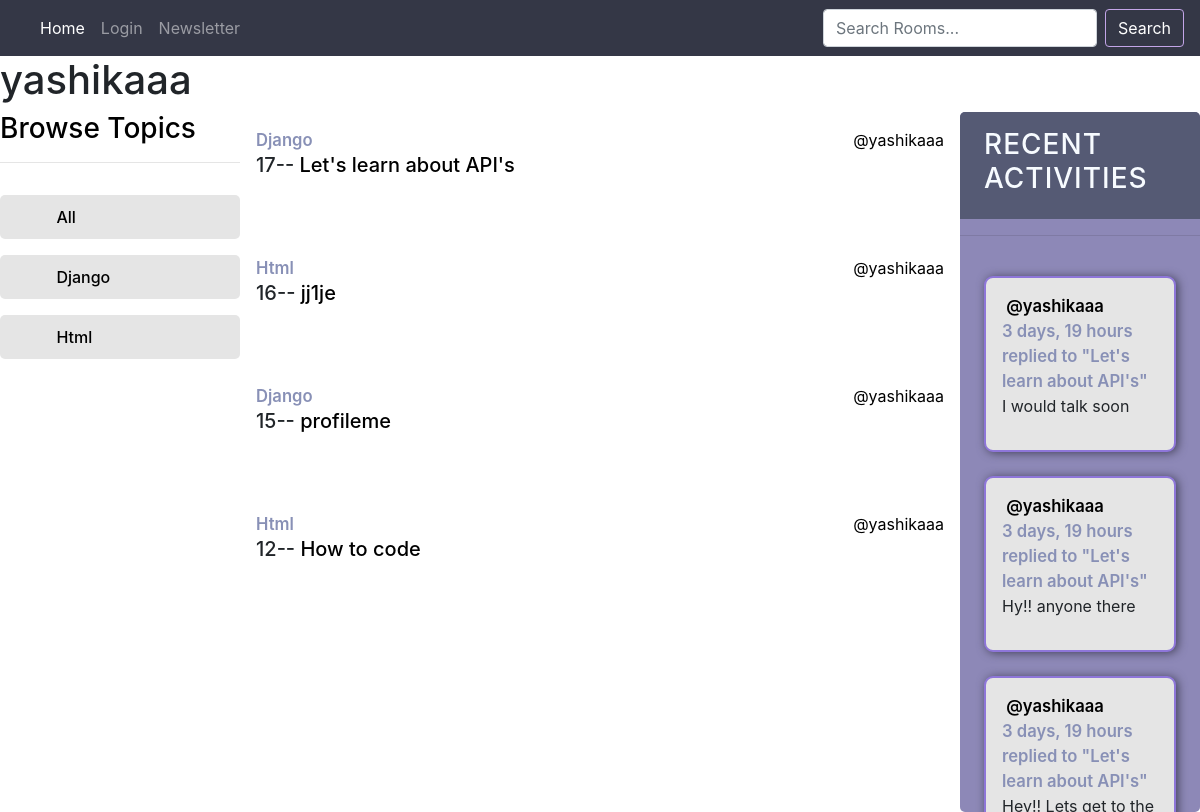
/profile/4, run on an earlier commit of the app's database.
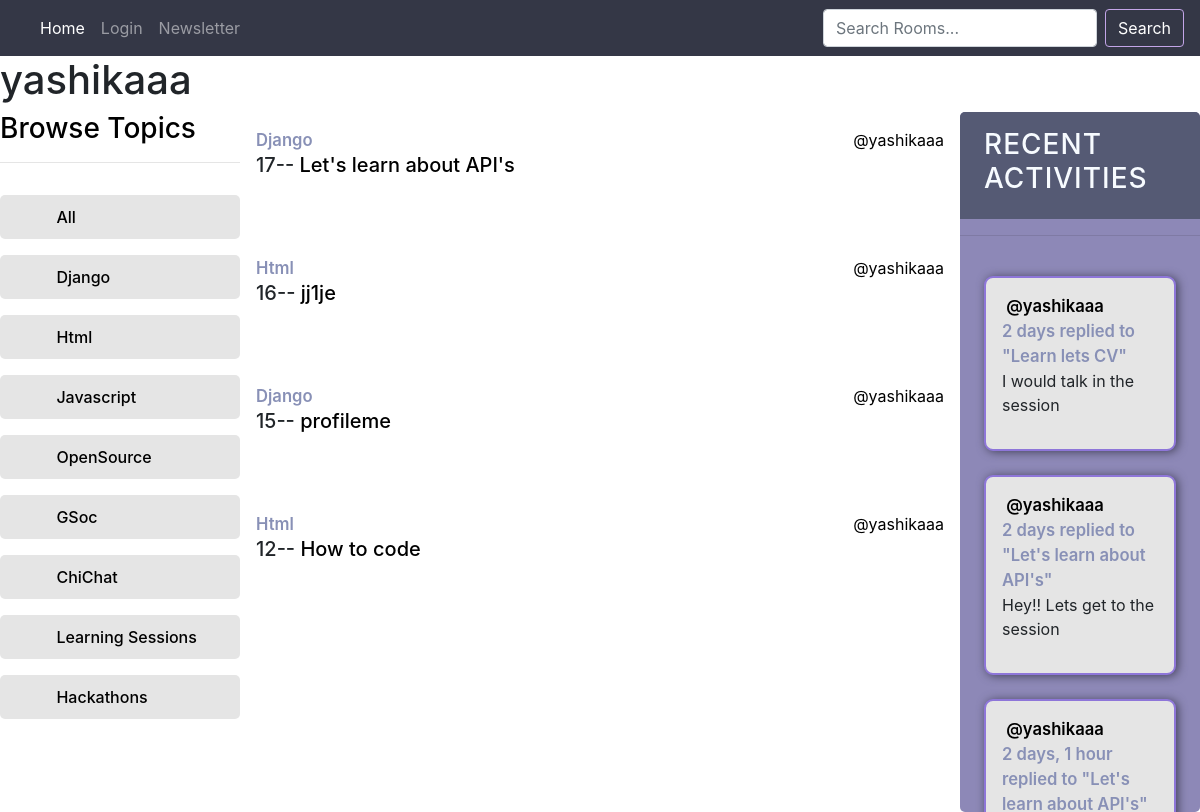
And on a later commit of the database.
### base/models.py (models this page shows, shortened)
class Topic(models.Model):
    name = models.CharField(max_length=200)

class Room(models.Model):
    host = models.ForeignKey(User, on_delete=models.SET_NULL, null = True)
    topic= models.ForeignKey(Topic, on_delete=models.SET_NULL, null = True)
    name = models.CharField(max_length=200)
    description = models.TextField(null = True, blank = True)
    participants = models.ManyToManyField(User, related_name='participants', blank=True)
    updated = models.DateTimeField(auto_now=True)
    created = models.DateTimeField(auto_now_add=True)
    class Meta:
        ordering =['-updated','-created']
    def __str__(self):
        return self.name

class Message(models.Model):
    user= models.ForeignKey(User, on_delete=models.CASCADE)
    room =models.ForeignKey(Room,on_delete=models.CASCADE)
    body = models.TextField()
    updated = models.DateTimeField(auto_now=True)
    created = models.DateTimeField(auto_now_add=True)
    class Meta:
        ordering =['-updated','-created']
    def __str__(self):
        return self.body[0:50]

### base/views.py (the view)
# urls.py: path('profile/<str:pk>',views.userProfile,name="user-profile"),
def userProfile(request,pk):
    user = User.objects.get(id =pk)
    rooms = user.room_set.all()
    room_messages = user.message_set.all()
    topics = Topic.objects.all()
    context={
        'user':user,
        'rooms':rooms,
        'room_messages':room_messages,
        'topics':topics
    }
    return render(request,'base/profile.html',context)

### base/templates/base/profile.html (shortened to what this page needs)
{% extends 'main.html'%}
{% block content %}
<h1>{{user.username}}</h1>
<div class="profile-container">
    <div>
        {% include  'base/topic_component.html' %}
    </div>
    <div>
        {% include 'base/feed_component.html' %}
    </div>
    <div>
        {% include 'base/activity_component.html' %}
    </div>
</div>
{% endblock %}

### base/templates/base/topic_component.html
<div class="topics__header">
    <h3>Browse Topics</h3>
    <hr>
</div>
<ul class="topics__list">
    <li>
        <a href="{% url 'home' %}"> <img style="width:2.9rem;" src="https://cdn3d.iconscout.com/3d/premium/thumb/right-arrow-3711690-3105412.png" alt=""> All</a>
    </li>
</ul>
{% for topic in topics %}
<ul class="topics__list">
    <li>
        <a href="{% url 'home' %}?q={{topic.name}}">     <img style="width:2.9rem;" src="https://cdn3d.iconscout.com/3d/premium/thumb/right-arrow-3711690-3105412.png" alt="">{{topic.name}}</a>
    </li>
</ul>
{% endfor %}

### base/templates/base/feed_component.html (shortened to what this page needs)
<div class="mainfeed">
  {%for room in rooms%}
  <div style="padding: 1rem; height: 8rem;">
    <small>{{room.topic.name}}</small>
    <a style="float: right;" href="{% url 'user-profile' room.host.id %}"> @{{room.host.username}}</a>
    <h5>{{room.id}}-- <a href="{% url 'room'  room.id %}">{{room.name}}</a>
    </h5>
  </div>
  {% endfor %}
</div>

### base/templates/base/activity_component.html (shortened to what this page needs)
    <div class="activities">
        <div class="activities-header">
           <h3>Recent Activities</h3>
        </div>
    <hr>
    <div class="allactivity">
        {% for message in room_messages %}
        <div class="activities-box" style="    background: #e5e5e5;
        padding: 1rem;
        border-radius: 9px;
        margin-bottom:1rem;
        box-shadow: 2px 1px 10px 0px #44425a;" >
            <small> <a href="{% url 'user-profile' message.user.id %}"> @{{message.user}}</a>  {{message.created| timesince}}</small>
            <small>replied to "{{message.room}}"</small>
            <p>{{message}}</p>
        </div>
        {% endfor %}
    </div>
    </div>

What changed in the data, as far as the page shows it:
no longer on this page (row unchanged): Message: user "yashikaaa", created "3 days, 19 hours", room "Let's learn about API's", body "I would talk soon"
no longer on this page (row unchanged): Message: user "yashikaaa", created "3 days, 19 hours", room "Let's learn about API's", body "Hy!! anyone there"
no longer on this page (row unchanged): Message: user "yashikaaa", created "3 days, 19 hours", room "Let's learn about API's"
added Topic: name "Javascript"
added Topic: name "OpenSource"
added Topic: name "GSoc"
added Topic: name "ChiChat"
added Topic: name "Learning Sessions"
added Topic: name "Hackathons"
added Message: user "yashikaaa", created "2 days", room "Learn lets CV", body "I would talk in the session"
added Message: user "yashikaaa", created "2 days", room "Let's learn about API's", body "Hey!! Lets get to the session"
added Message: user "yashikaaa", created "2 days, 1 hour", room "Let's learn about API's"
